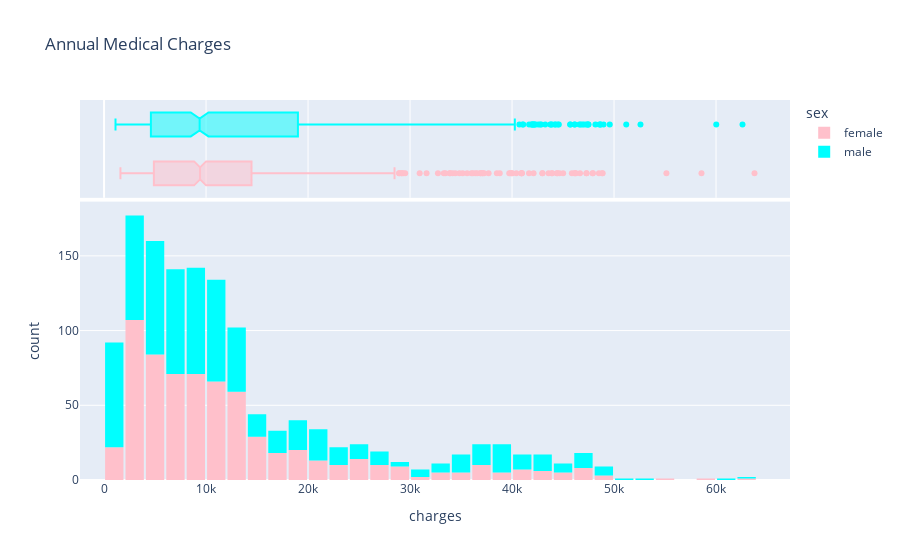

This figure's notebook cell:
### Code cell
fig = px.histogram(medical_df, 
                   x='charges', 
                   marginal='box', 
                   color='sex', 
                   color_discrete_sequence=['pink', 'cyan'], 
                   title='Annual Medical Charges')
fig.update_layout(bargap=0.1)
fig.show()

### Figure 1 — Plotly figure (JSON) as saved in the notebook; plotly's stock layout.template omitted (floating-point values rounded to 4 significant figures; data arrays with more than 128 entries replaced by an {"elided": "..."} marker saying what was removed)
{"data": [{"alignmentgroup": "True", "bingroup": "x", "hovertemplate": "sex=female<br>charges=%{x}<br>count=%{y}<extra></extra>", "legendgroup": "female", "marker": {"color": "pink", "pattern": {"shape": ""}}, "name": "female", "offsetgroup": "female", "orientation": "v", "showlegend": true, "type": "histogram", "x": {"elided": "662 float values"}, "xaxis": "x", "yaxis": "y"}, {"alignmentgroup": "True", "hovertemplate": "sex=female<br>charges=%{x}<extra></extra>", "legendgroup": "female", "marker": {"color": "pink"}, "name": "female", "notched": true, "offsetgroup": "female", "showlegend": false, "type": "box", "x": {"elided": "662 float values"}, "xaxis": "x2", "yaxis": "y2"}, {"alignmentgroup": "True", "bingroup": "x", "hovertemplate": "sex=male<br>charges=%{x}<br>count=%{y}<extra></extra>", "legendgroup": "male", "marker": {"color": "cyan", "pattern": {"shape": ""}}, "name": "male", "offsetgroup": "male", "orientation": "v", "showlegend": true, "type": "histogram", "x": {"elided": "676 float values"}, "xaxis": "x", "yaxis": "y"}, {"alignmentgroup": "True", "hovertemplate": "sex=male<br>charges=%{x}<extra></extra>", "legendgroup": "male", "marker": {"color": "cyan"}, "name": "male", "notched": true, "offsetgroup": "male", "showlegend": false, "type": "box", "x": {"elided": "676 float values"}, "xaxis": "x2", "yaxis": "y2"}], "layout": {"autosize": true, "bargap": 0.1, "barmode": "relative", "legend": {"title": {"text": "sex"}, "tracegroupgap": 0}, "title": {"text": "Annual Medical Charges"}, "xaxis": {"anchor": "y", "autorange": true, "domain": [0, 1], "range": [-2359.0, 67250.0], "title": {"text": "charges"}, "type": "linear"}, "xaxis2": {"anchor": "y2", "autorange": true, "domain": [0, 1], "matches": "x", "range": [-2359.0, 67250.0], "showgrid": true, "showticklabels": false, "type": "linear"}, "yaxis": {"anchor": "x", "autorange": true, "domain": [0, 0.7326], "range": [0, 186.3], "title": {"text": "count"}}, "yaxis2": {"anchor": "x2", "autorange": true, "domain": [0.7426, 1], "matches": "y2", "range": [-0.5, 1.5], "showgrid": false, "showline": false, "showticklabels": false, "ticks": "", "type": "category"}}}
